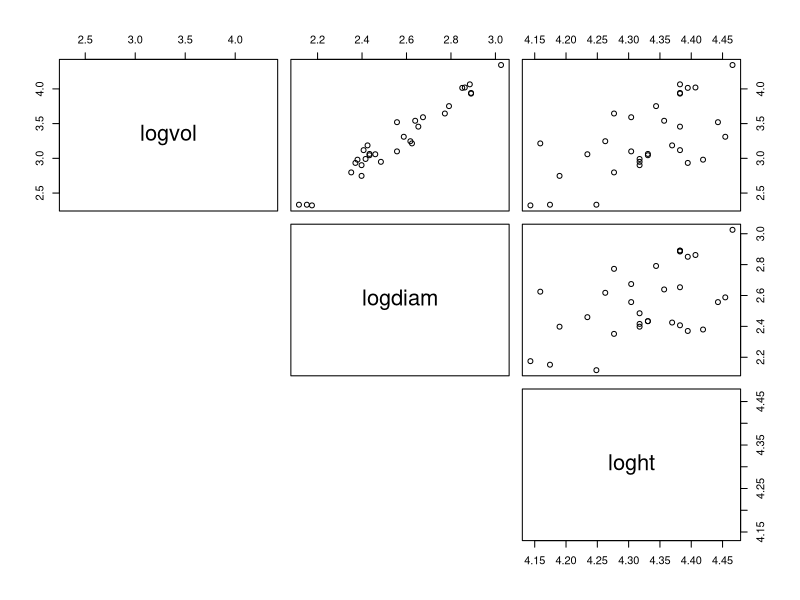

R code for this plot:
## ---- chunk 1
# library(stats) #package automatically loaded in R
trees <- trees

trees1 <- log(trees)
colnames(trees1) <- c("logdiam", "loght", "logvol")
trees1 <- trees1[,c(3,1,2)] #move the response variable to first column to facilitate the subsequent visualisation
## ---- chunk 2
pairs(trees1, lower.panel = NULL)
## ---- chunk 3
Model3 <- lm(logvol ~ logdiam + loght, data = trees1)
summary(Model3)
## ---- chunk 4
mcq1 <- c("log(diameter) is a statistically significant predictor of log(volume)", answer ="log(diameter) is a statistically significant predictor of log(volume) in addition to log(height).", "log(diameter) is not a statistically significant predictor of log(volume).", 
"We cannot conclude if log(diameter) is a statistically significant predictor of log(volume).")
## ---- chunk 5
mcq2 <- c("log(height) is a statistically significant predictor of log(volume).", answer ="log(height) is a statistically significant predictor of log(volume) in addition to log(diameter).", "log(height) is not a statistically significant predictor of log(volume) in addition to log(diameter).", 
"We cannot conclude if log(height) is a statistically significant predictor of log(volume).")
## ---- chunk 6
0.08139 * sqrt(0.8494646)
## ---- chunk 7
qt(p = 0.975, df = 28)
## ---- chunk 8
1.98265 + c(-1,1) * 2.048407 * 0.07501424
## ---- chunk 9
confint(Model3)
## ---- chunk 10
predframe <- data.frame(logdiam = 2.4, loght = 4.3)
predict(Model3, int = "c", newdata = predframe)
## ---- chunk 11
predict(Model3, int = "p", newdata = predframe)
